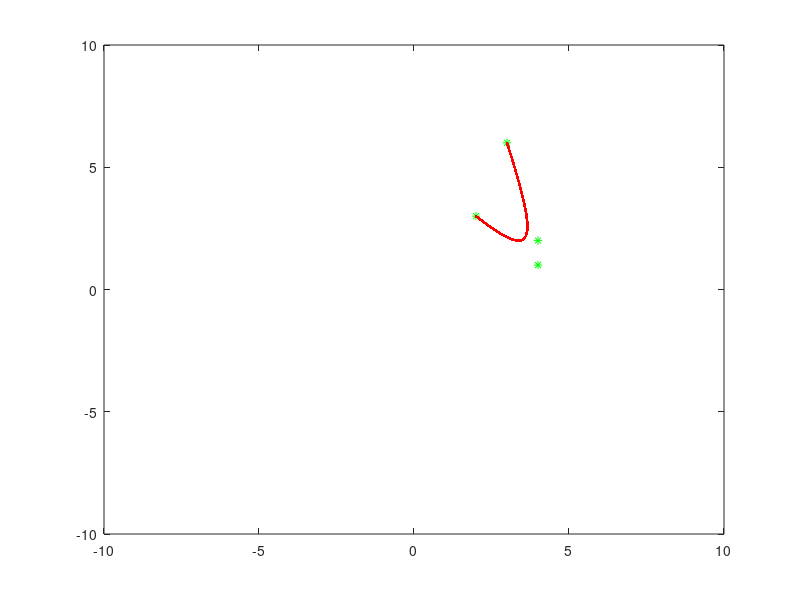

The MATLAB source for this figure:
clear all;
close all;

P0 = [ 2 ; 3];
P1 = [ 4 ; 1];
P2 = [ 4 ; 2];
P3 = [ 3 ; 6];

P = [ P0 P1 P2 P3 ];

plot( P( 1, : ), P( 2, : ), 'g*' );
axis( [-10 10 -10 10] );
hold on

tic
count=1;
for u=0:0.0001:1
    Q(:,count) = (1-u)^3*P0 + 3*(1-u)^2*u*P1 + 3*(1-u)*u^2*P2 + u^3*P3;
    count = count+1;
end
toc


tic
u = linspace( 0, 1, 10000 )';
U = [ (1-u).^3   3*(1-u).^2.*u   3*(1-u).*u.^2    u.^3 ]';
Q = P*U;
toc


plot( Q( 1, : ), Q( 2,: ), 'r.' );
